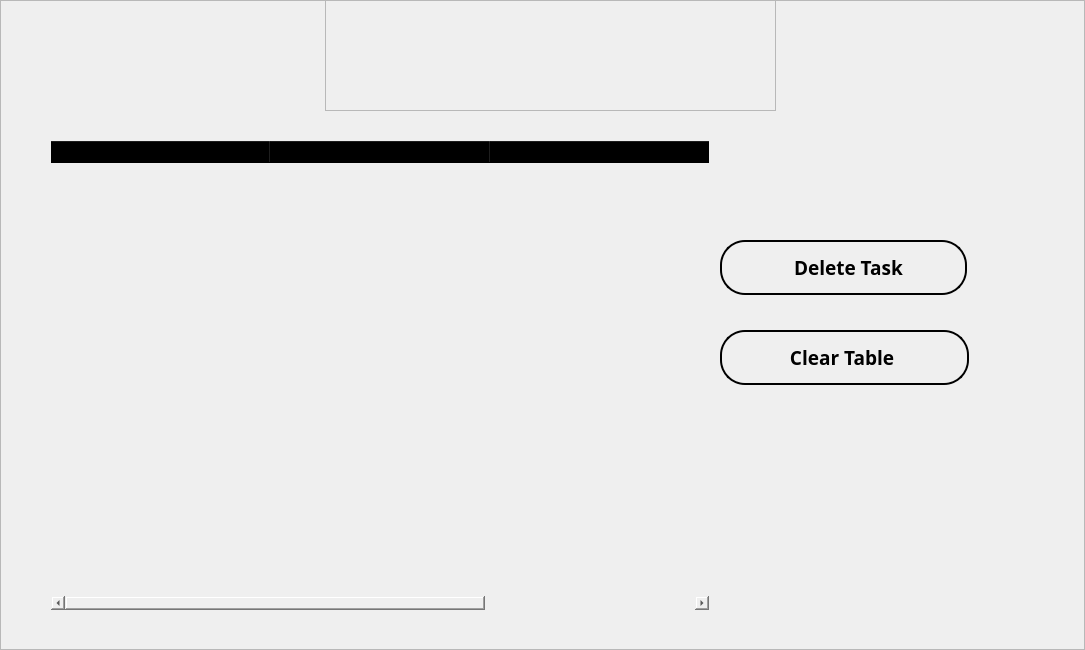
<?xml version="1.0" encoding="UTF-8"?>
<ui version="4.0">
 <class>completed_MainWindow</class>
 <widget class="QDialog" name="completed_MainWindow">
  <property name="geometry">
   <rect>
    <x>0</x>
    <y>0</y>
    <width>1085</width>
    <height>650</height>
   </rect>
  </property>
  <property name="windowTitle">
   <string>Completed Tasks</string>
  </property>
  <property name="windowIcon">
   <iconset>
    <normaloff>../resources/tick.png</normaloff>../resources/tick.png</iconset>
  </property>
  <widget class="QWidget" name="centralwidget" native="true">
   <property name="geometry">
    <rect>
     <x>0</x>
     <y>0</y>
     <width>1085</width>
     <height>650</height>
    </rect>
   </property>
   <widget class="QWidget" name="widget" native="true">
    <property name="geometry">
     <rect>
      <x>0</x>
      <y>0</y>
      <width>1085</width>
      <height>650</height>
     </rect>
    </property>
    <widget class="QFrame" name="frame">
     <property name="geometry">
      <rect>
       <x>0</x>
       <y>0</y>
       <width>1085</width>
       <height>650</height>
      </rect>
     </property>
     <property name="frameShape">
      <enum>QFrame::StyledPanel</enum>
     </property>
     <property name="frameShadow">
      <enum>QFrame::Raised</enum>
     </property>
     <widget class="QLabel" name="bg">
      <property name="geometry">
       <rect>
        <x>0</x>
        <y>0</y>
        <width>1085</width>
        <height>650</height>
       </rect>
      </property>
      <property name="text">
       <string/>
      </property>
      <property name="pixmap">
       <pixmap>resources/bg.jpg</pixmap>
      </property>
      <property name="scaledContents">
       <bool>true</bool>
      </property>
     </widget>
     <widget class="QFrame" name="frame_2">
      <property name="geometry">
       <rect>
        <x>325</x>
        <y>0</y>
        <width>451</width>
        <height>111</height>
       </rect>
      </property>
      <property name="frameShape">
       <enum>QFrame::StyledPanel</enum>
      </property>
      <property name="frameShadow">
       <enum>QFrame::Raised</enum>
      </property>
      <layout class="QHBoxLayout" name="horizontalLayout">
       <item>
        <widget class="QLabel" name="title_2">
         <property name="text">
          <string/>
         </property>
         <property name="pixmap">
          <pixmap>resources/finished_assignments.png</pixmap>
         </property>
         <property name="scaledContents">
          <bool>true</bool>
         </property>
        </widget>
       </item>
      </layout>
     </widget>
     <widget class="QTableWidget" name="complete_table">
      <property name="geometry">
       <rect>
        <x>50</x>
        <y>140</y>
        <width>660</width>
        <height>471</height>
       </rect>
      </property>
      <property name="font">
       <font>
        <family>Trebuchet MS</family>
        <pointsize>10</pointsize>
        <weight>75</weight>
        <bold>true</bold>
       </font>
      </property>
      <property name="styleSheet">
       <string notr="true"> background-color: transparent;</string>
      </property>
      <property name="dragEnabled">
       <bool>false</bool>
      </property>
      <property name="dragDropMode">
       <enum>QAbstractItemView::DragDrop</enum>
      </property>
      <attribute name="horizontalHeaderDefaultSectionSize">
       <number>220</number>
      </attribute>
      <column>
       <property name="text">
        <string>Completed Tasks</string>
       </property>
       <property name="font">
        <font>
         <family>Trebuchet MS</family>
         <pointsize>10</pointsize>
         <weight>75</weight>
         <bold>true</bold>
        </font>
       </property>
       <property name="textAlignment">
        <set>AlignCenter</set>
       </property>
      </column>
      <column>
       <property name="text">
        <string>Time Of Completion</string>
       </property>
       <property name="font">
        <font>
         <family>Trebuchet MS</family>
         <pointsize>10</pointsize>
         <weight>75</weight>
         <bold>true</bold>
        </font>
       </property>
       <property name="textAlignment">
        <set>AlignCenter</set>
       </property>
      </column>
      <column>
       <property name="text">
        <string>Date Of Completition</string>
       </property>
       <property name="font">
        <font>
         <family>Trebuchet MS</family>
         <pointsize>10</pointsize>
         <weight>75</weight>
         <bold>true</bold>
        </font>
       </property>
       <property name="textAlignment">
        <set>AlignCenter</set>
       </property>
      </column>
     </widget>
     <widget class="QPushButton" name="pushButton">
      <property name="geometry">
       <rect>
        <x>720</x>
        <y>330</y>
        <width>249</width>
        <height>55</height>
       </rect>
      </property>
      <property name="font">
       <font>
        <family>Trebuchet MS</family>
        <pointsize>14</pointsize>
        <weight>75</weight>
        <bold>true</bold>
       </font>
      </property>
      <property name="styleSheet">
       <string notr="true">QPushButton {
    background-color: transparent;
    border: 2px solid black;
    border-radius: 25px;
}

QPushButton:hover {
    background-color: rgba(0, 0, 255, 50);
    border: 2px solid #000080;
    transition: background-color 0.3s, border 0.3s;
}</string>
      </property>
      <property name="text">
       <string>Clear Table </string>
      </property>
     </widget>
     <widget class="QPushButton" name="delete_3">
      <property name="geometry">
       <rect>
        <x>720</x>
        <y>240</y>
        <width>247</width>
        <height>55</height>
       </rect>
      </property>
      <property name="font">
       <font>
        <family>Trebuchet MS</family>
        <pointsize>14</pointsize>
        <weight>75</weight>
        <bold>true</bold>
       </font>
      </property>
      <property name="styleSheet">
       <string notr="true">QPushButton {
    background-color: transparent;
    border: 2px solid black;
    border-radius: 25px;
}

QPushButton:hover {
    background-color: rgba(0, 0, 255, 50);
    border: 2px solid #000080;
    transition: background-color 0.3s, border 0.3s;
}</string>
      </property>
      <property name="text">
       <string>  Delete Task</string>
      </property>
      <property name="icon">
       <iconset>
        <normaloff>resources/deleteic.png</normaloff>resources/deleteic.png</iconset>
      </property>
      <property name="iconSize">
       <size>
        <width>35</width>
        <height>51</height>
       </size>
      </property>
     </widget>
    </widget>
   </widget>
  </widget>
 </widget>
 <resources/>
 <connections/>
</ui>
